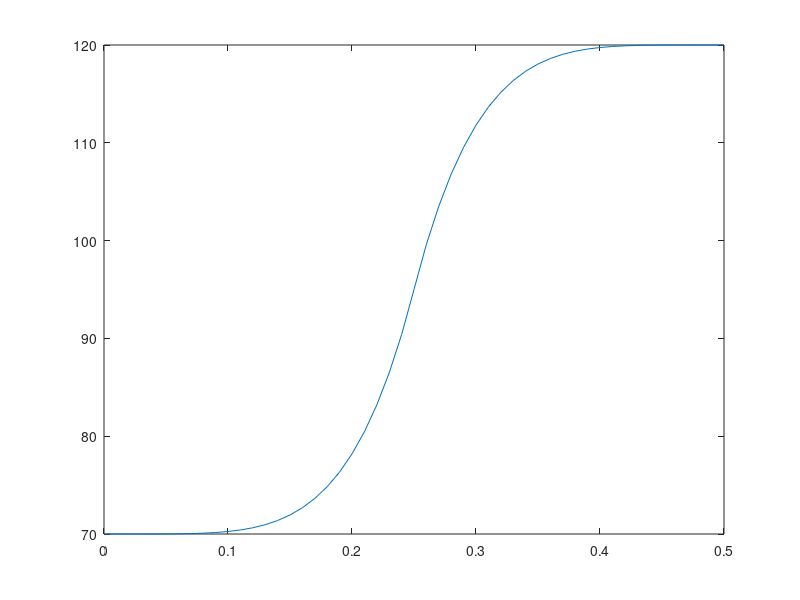

The MATLAB script that drew this image:
% easeInOutQuint equations
% https://easings.net/#easeInOutQuint


t = 0:0.01:0.5;  % this is used to simulate the ticks, 
x = t;
currentPosition = 70;
finalPosition = 120
change =  finalPosition - currentPosition;
duration = 0.5;


t = t / duration * 2;
y = zeros (size (t));
% instead of masking, e,g, t(t < 1), in vhdl you will use if condition
y(t < 1) = change / 2 .* t(t < 1) .^ 5 + currentPosition;
y(t >= 1) = change /2 .* ((t(t >= 1) - 2) .^ 5 + 2) + currentPosition;
plot(x, y)